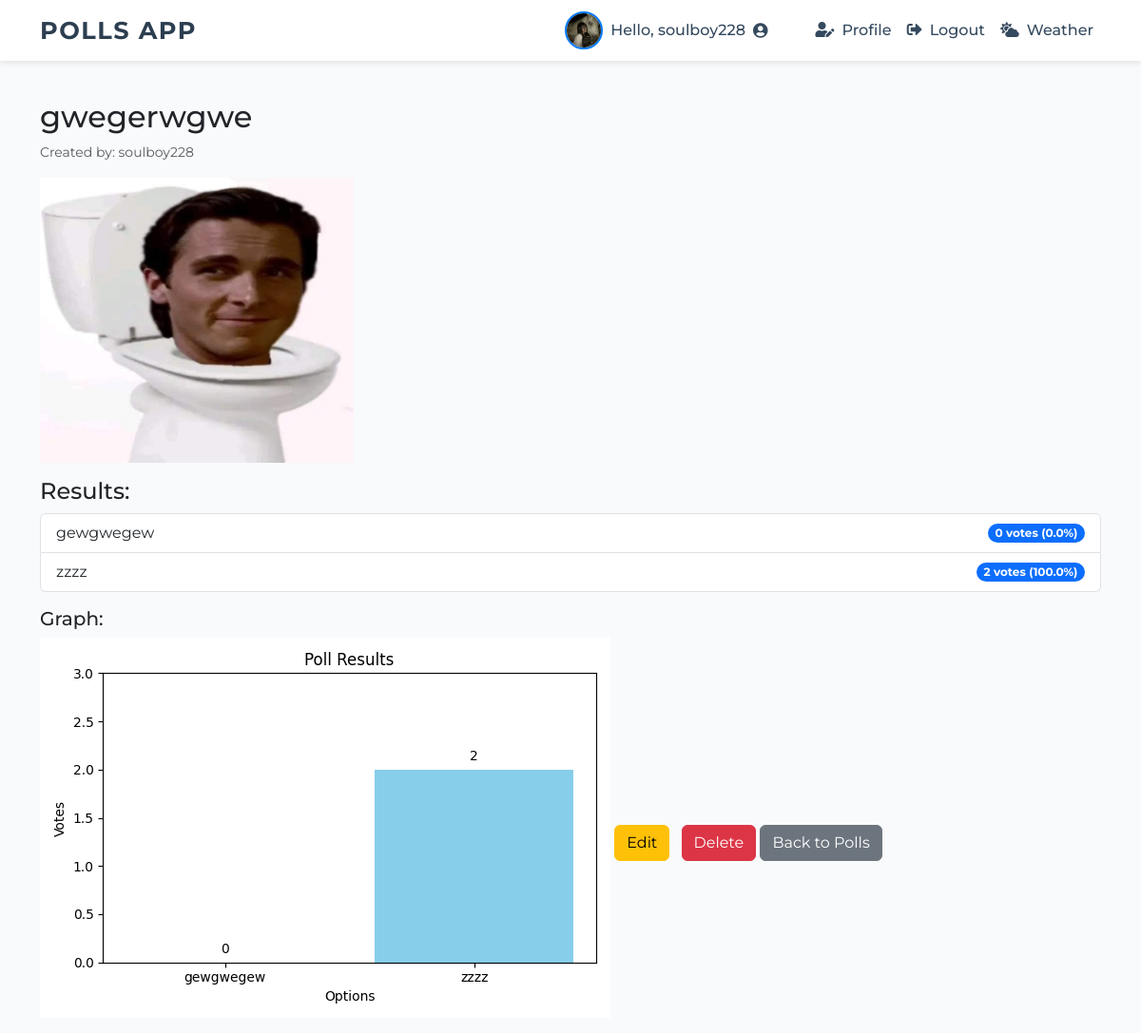
Page /poll/1 (signed in) on the committed database.
### app.py (models this page shows, shortened)
class User(UserMixin, db.Model):
    id = db.Column(db.Integer, primary_key=True)
    username = db.Column(db.String(150), unique=True, nullable=False)
    password_hash = db.Column(db.String(256), nullable=False)
    is_admin = db.Column(db.Boolean, default=False)
    avatar_filename = db.Column(db.String(300), nullable=True)
    votes = db.relationship('Vote', backref='user', lazy=True)
    polls_created = db.relationship('Poll', backref='creator', lazy=True)

class Poll(db.Model):
    id = db.Column(db.Integer, primary_key=True)
    question = db.Column(db.String(500), nullable=False)
    image_filename = db.Column(db.String(300))
    creator_id = db.Column(db.Integer, db.ForeignKey('user.id'), nullable=False)
    options = db.relationship('Option', backref='poll', lazy=True)
    votes = db.relationship('Vote', backref='poll', lazy=True)

class Option(db.Model):
    id = db.Column(db.Integer, primary_key=True)
    text = db.Column(db.String(200), nullable=False)
    poll_id = db.Column(db.Integer, db.ForeignKey('poll.id'), nullable=False)
    votes = db.relationship('Vote', backref='option', lazy=True)

### app.py (the view, shortened to what this page needs)
@app.route('/poll/<int:poll_id>', methods=['GET', 'POST'])
@login_required
def poll_detail(poll_id):
    poll = Poll.query.get_or_404(poll_id)
    voted = Vote.query.filter_by(user_id=current_user.id, poll_id=poll_id).first()
    votes_count = {option.id: len(option.votes) for option in poll.options}
    total_votes = sum(votes_count.values())
    chart_filename = None
    if voted:
        chart_filename = create_poll_chart(poll)
    return render_template('poll_detail.html', poll=poll, voted=voted,
                           votes_count=votes_count, total_votes=total_votes, chart_filename=chart_filename)

### app.py (called while the page is built)
@login_manager.user_loader
def load_user(user_id):
    return User.query.get(int(user_id))

def create_poll_chart(poll):
    labels = [option.text for option in poll.options]
    votes = [len(option.votes) for option in poll.options]
    plt.figure(figsize=(6, 4))
    bars = plt.bar(labels, votes, color='skyblue')
    plt.title('Poll Results')
    plt.xlabel('Options')
    plt.ylabel('Votes')
    plt.ylim(0, max(votes + [1]) + 1)
    for bar, vote in zip(bars, votes):
        plt.text(bar.get_x() + bar.get_width() / 2, bar.get_height() + 0.1, str(vote), ha='center')
    graph_folder = os.path.join(app.static_folder, 'graphs')
    os.makedirs(graph_folder, exist_ok=True)
    filename = f'poll_{poll.id}.png'
    filepath = os.path.join(graph_folder, filename)
    plt.tight_layout()
    plt.savefig(filepath)
    plt.close()
    return filename

### templates/poll_detail.html (shortened to what this page needs)
{% extends "layout.html" %}
{% block content %}
<h2>{{ poll.question }}</h2>
<p class="text-muted small">Created by: {{ poll.creator.username }}</p>
{% if poll.image_filename %}
  <img src="{{ url_for('static', filename='uploads/' ~ poll.image_filename) }}" alt="Poll Image" class="img-fluid mb-3" style="max-height: 300px;">
{% endif %}
{% if voted %}
  <h4>Results:</h4>
  <ul class="list-group mb-3">
    {% for option in poll.options %}
      <li class="list-group-item d-flex justify-content-between align-items-center">
        {{ option.text }}
        <span class="badge bg-primary rounded-pill">
          {{ votes_count.get(option.id, 0) }} votes
          ({{ '%.1f' % ((votes_count.get(option.id, 0) / total_votes * 100) if total_votes else 0) }}%)
        </span>
      </li>
    {% endfor %}
  </ul>
  {% if chart_filename %}
    <h5>Graph:</h5>
    <img src="{{ url_for('static', filename='graphs/' ~ chart_filename) }}" alt="Poll Results Graph" class="img-fluid mb-3">
  {% endif %}
{% endif %}
{% if current_user.is_authenticated and (current_user.id == poll.creator_id or current_user.is_admin) %}
  <a href="{{ url_for('edit_poll', poll_id=poll.id) }}" class="btn btn-warning mt-3 me-2">Edit</a>
  <form action="{{ url_for('delete_poll', poll_id=poll.id) }}" method="POST" style="display:inline;">
    <button type="submit" class="btn btn-danger mt-3" onclick="return confirm('Are you sure you want to delete this poll?');">Delete</button>
  </form>
{% endif %}
<a href="{{ url_for('index') }}" class="btn btn-secondary mt-3">Back to Polls</a>
{% endblock %}

### templates/layout.html (shortened to what this page needs)
<!doctype html>
<html lang="en">
<head>
  <link href="https://cdnjs.cloudflare.com/ajax/libs/font-awesome/5.15.3/css/all.min.css" rel="stylesheet" />
  <link href="https://cdn.jsdelivr.net/npm/bootstrap@5.3.0/dist/css/bootstrap.min.css" rel="stylesheet" />
</head>
<body>
  <nav class="navbar fixed-top navbar-expand-lg">
    <div class="container">
      <a class="navbar-brand" href="{{ url_for('index') }}">Polls App</a>
      <div class="collapse navbar-collapse justify-content-end" id="navbarNav">
        <ul class="navbar-nav align-items-center">
          {% if current_user.is_authenticated %}
          <li class="nav-item d-flex align-items-center me-3">
            {% if current_user.avatar_filename %}
            <img src="{{ url_for('static', filename='uploads/' ~ current_user.avatar_filename) }}" alt="Avatar"
              class="avatar" title="{{ current_user.username }}">
            {% endif %}
            <span class="navbar-text d-flex align-items-center">
  Hello, {{ current_user.username }}
  <i class="fas fa-user-circle ms-2"></i>
</span>
          </li>
          <li class="nav-item">
            <a class="nav-link" href="{{ url_for('profile') }}"><i class="fas fa-user-edit me-2"></i>Profile</a>
          </li>
          <li class="nav-item">
            <a class="nav-link" href="{{ url_for('logout') }}"><i class="fas fa-sign-out-alt me-2"></i>Logout</a>
          </li>
          {% endif %}
          <li class="nav-item">
            <a class="nav-link" href="{{ url_for('weather') }}"><i class="fas fa-cloud-sun me-2"></i>Weather</a>
          </li>
        </ul>
      </div>
    </div>
  </nav>
  <div class="container mt-4">
    {% block content %}{% endblock %}
  </div>
</body>
</html>

### templates/layout.html (style rules this page uses)
body { padding-top: 80px; font-family: 'Montserrat', sans-serif; background-color: #f9fafb; }
.navbar { background-color: #ffffff; box-shadow: 0 2px 6px rgba(0, 0, 0, 0.1); }
.navbar-brand { font-weight: 700; font-size: 1.6rem; letter-spacing: 1.5px; color: #2c3e50 !important; text-transform: uppercase; }
.nav-link { font-weight: 500; color: #34495e !important; transition: color 0.3s ease; }
.navbar-text { color: #34495e; font-weight: 500; margin-right: 10px; }
.avatar { width: 40px; height: 40px; object-fit: cover; border-radius: 50%; border: 2px solid #007bff; margin-right: 8px; transition: transform 0.3s ease; }

### rows in the picture
User: avatar_filename (picture), username "soulboy228", creator.username "soulboy228"
Poll: question "gwegerwgwe", image_filename (picture)
Option: text "gewgwegew", get "0", id "0.0"
Option: text "zzzz", get "2", id "100.0"
